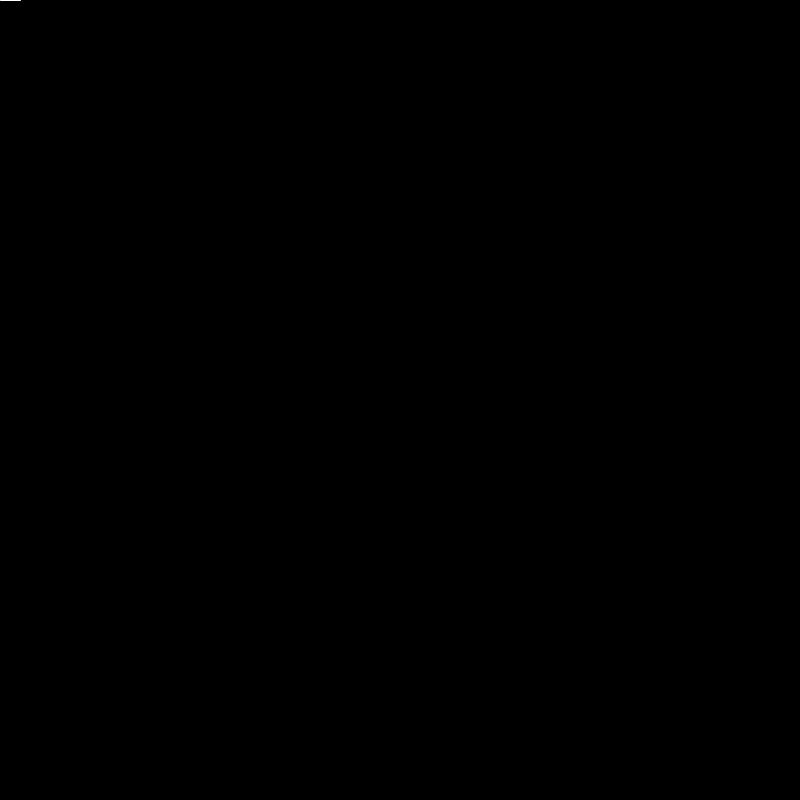
Frame 1 (no input)
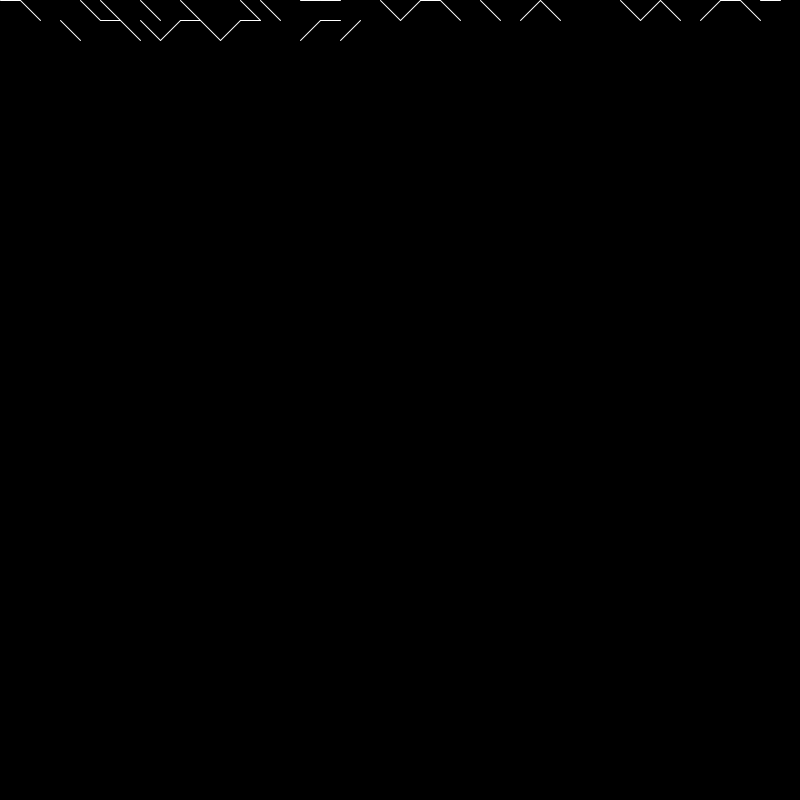
Frame 60 (the mouse pressed at the canvas centre just before this capture)
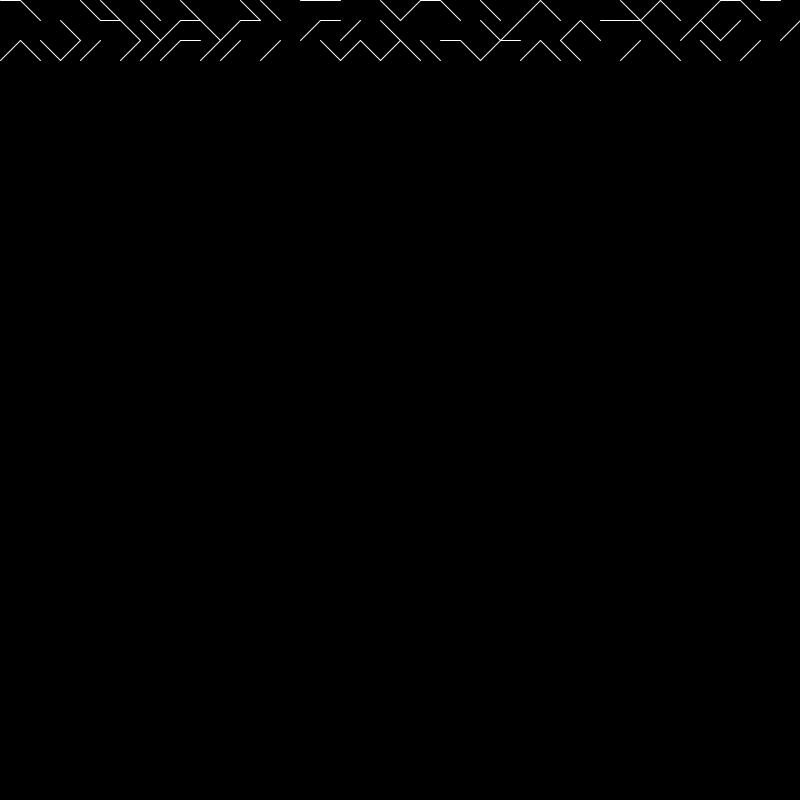
Frame 120 (the mouse held since frame 60 and released just before this capture)

The Processing sketch that drew these frames (run headless with seeded random() and noise(); from frame 60 on, the mouse is pressed at the canvas centre):

// Processing sketch: sketch_10print
// ── sketch_10print.pde
float x=0, y=0;
float c=20;

void setup() {
  size(800, 800);
  background(0);
}

void draw() {
  stroke(255);
  if (random(0, 1)<0.3) {
    line(x, y, x+c, y+c);
  } else if(random(0, 1)>0.7){
    line(x, y+c, x+c, y);
  }else if(random(0, 1)>0.7){
    line(x,y,x+c,y);
  }
  x=x+c;
  if (x>width) {
    x=0;
    y=y+c;
  }
}





///reference:https://www.youtube.com/watch?v=bEyTZ5ZZxZs
